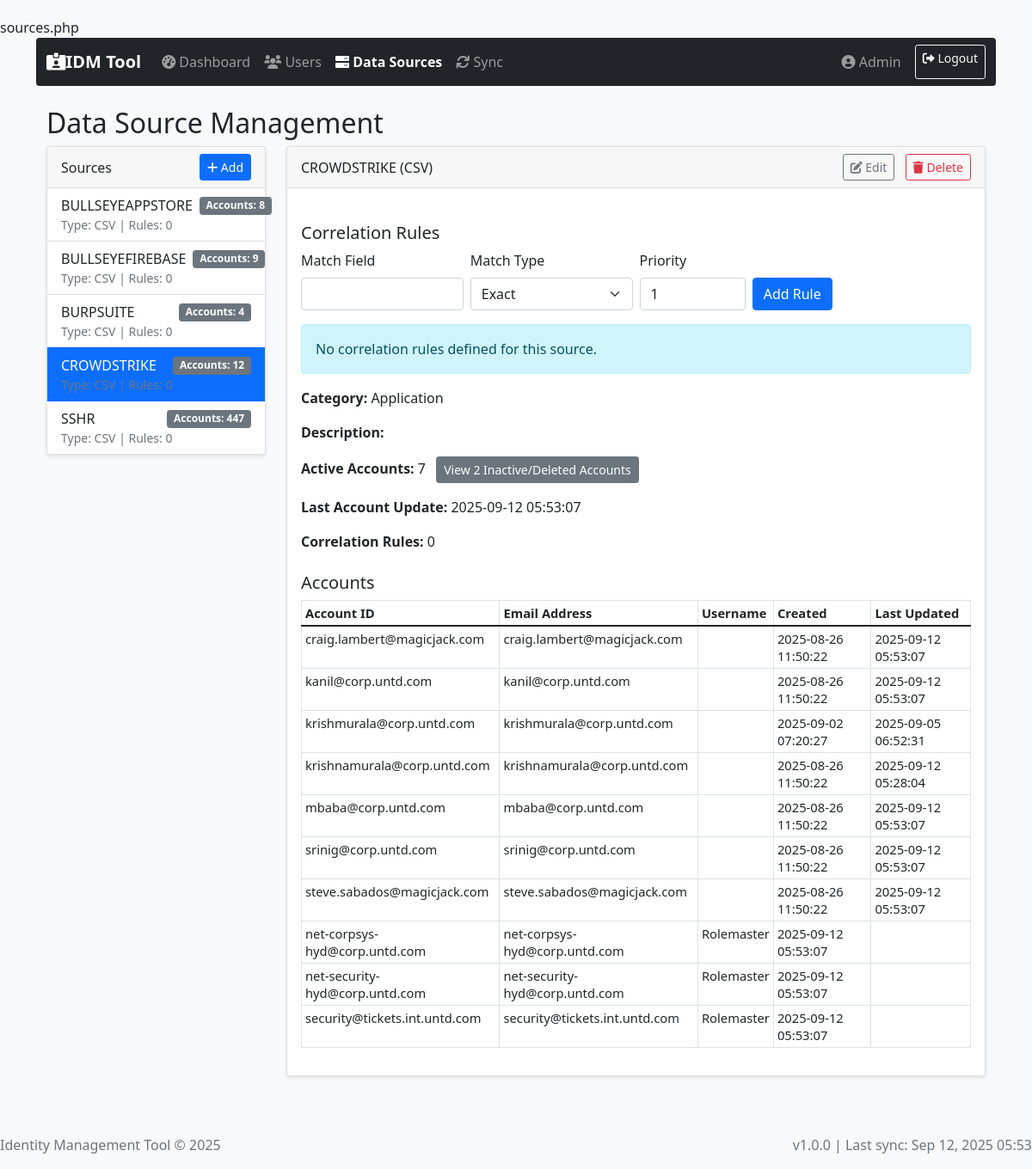
Page /sources.php?source_id=42 on the committed database.
### tables this page shows
CREATE TABLE `account_sources` (
  `id` int(11) NOT NULL AUTO_INCREMENT,
  `name` varchar(100) NOT NULL,
  `type` enum('LDAP','CSV','Database','Unix','XML','API') NOT NULL,
  `description` text DEFAULT NULL,
  `config` longtext DEFAULT NULL CHECK (json_valid(`config`)),
  `last_sync` timestamp NULL DEFAULT NULL,
  `created_at` timestamp NOT NULL DEFAULT current_timestamp(),
  `category` enum('Application','OS','Database') NOT NULL DEFAULT 'Application',
  `is_baseline` tinyint(1) DEFAULT 0,
  PRIMARY KEY (`id`)
);

CREATE TABLE `user_accounts` (
  `id` int(11) NOT NULL AUTO_INCREMENT,
  `user_id` int(11) NOT NULL,
  `source_id` int(11) NOT NULL,
  `account_id` varchar(255) NOT NULL,
  `username` varchar(100) DEFAULT NULL,
  `email` varchar(255) DEFAULT NULL,
  `additional_data` longtext DEFAULT NULL CHECK (json_valid(`additional_data`)),
  `created_at` timestamp NOT NULL DEFAULT current_timestamp(),
  `updated_at` timestamp NOT NULL DEFAULT current_timestamp() ON UPDATE current_timestamp(),
  `matched_by` text DEFAULT NULL,
  `pending_deletion` tinyint(1) DEFAULT 0,
  `status` enum('pending','deleted','active','inactive') NOT NULL DEFAULT 'active',
  PRIMARY KEY (`id`),
  UNIQUE KEY `source_id` (`source_id`,`account_id`),
  KEY `fk_user_accounts_user` (`user_id`),
  CONSTRAINT `fk_user_accounts_user` FOREIGN KEY (`user_id`) REFERENCES `users` (`id`) ON DELETE CASCADE,
  CONSTRAINT `user_accounts_ibfk_1` FOREIGN KEY (`user_id`) REFERENCES `users` (`id`),
  CONSTRAINT `user_accounts_ibfk_2` FOREIGN KEY (`source_id`) REFERENCES `account_sources` (`id`)
);

CREATE TABLE `uncorrelated_accounts` (
  `id` int(11) NOT NULL AUTO_INCREMENT,
  `source_id` int(11) NOT NULL,
  `account_id` varchar(255) DEFAULT NULL,
  `username` varchar(100) DEFAULT NULL,
  `email` varchar(255) DEFAULT NULL,
  `account_data` longtext DEFAULT NULL CHECK (json_valid(`account_data`)),
  `created_at` timestamp NOT NULL DEFAULT current_timestamp(),
  `role_account_id` int(11) DEFAULT NULL,
  PRIMARY KEY (`id`),
  UNIQUE KEY `unique_source_account` (`source_id`,`account_id`),
  KEY `source_id` (`source_id`),
  KEY `role_account_id` (`role_account_id`),
  CONSTRAINT `fk_role_account_id` FOREIGN KEY (`role_account_id`) REFERENCES `role_accounts` (`id`) ON DELETE SET NULL
);

### sources.php (the view, shortened to what this page needs)
<?php
require_once 'config/database.php';
$db = new PDO("mysql:host=$dbHost;dbname=$dbName", $dbUser, $dbPass);
$correlationEngine = new CorrelationEngine($db);
$currentSourceId = $_GET['source_id'] ?? null;
$sources = $db->query("
    SELECT s.*,
        (
            SELECT COUNT(*) FROM user_accounts ua WHERE ua.source_id = s.id
        ) + (
            SELECT COUNT(*) FROM uncorrelated_accounts uca WHERE uca.source_id = s.id AND uca.role_account_id IS NOT NULL
        ) AS account_count,
        MAX(a.updated_at) as last_account_update,
        COUNT(r.id) as rule_count
    FROM account_sources s
    LEFT JOIN user_accounts a ON a.source_id = s.id
    LEFT JOIN correlation_rules r ON r.source_id = s.id
    GROUP BY s.id
    ORDER BY s.name
")->fetchAll(PDO::FETCH_ASSOC);
$rules = [];
if ($currentSourceId) {
    $rules = $correlationEngine->getRulesForSource($currentSourceId);
}
$currentSource = null;
$accounts = [];
$inactiveCount = 0;
if ($currentSourceId) {
    foreach ($sources as $src) {
        if ($src['id'] == $currentSourceId) {
            $currentSource = $src;
            $accountsStmt = $db->prepare("
                SELECT ua.account_id, ua.email, ua.username, ua.created_at, ua.updated_at, ua.status
                FROM user_accounts ua
                JOIN users u ON ua.user_id = u.id
                WHERE ua.source_id = ? AND u.status = 'active'
            ");
            $accountsStmt->execute([$currentSourceId]);
            $accounts = $accountsStmt->fetchAll(PDO::FETCH_ASSOC);
            $inactiveStmt = $db->prepare("
                SELECT COUNT(*) as count
                FROM user_accounts ua
                JOIN users u ON ua.user_id = u.id
                WHERE ua.source_id = ? AND u.status != 'active'
            ");
            $inactiveStmt->execute([$currentSourceId]);
            $inactiveCount = (int)$inactiveStmt->fetch(PDO::FETCH_ASSOC)['count'];
            break;
        }
    }
}
include 'templates/header.php';
?>
<div class="container mt-4">
    <h2>Data Source Management</h2>
    <div class="row">
        <div class="col-md-3">
            <div class="card mb-4">
                <div class="card-header d-flex justify-content-between align-items-center">
                    <span>Sources</span>
                    <button class="btn btn-sm btn-primary" data-bs-toggle="modal" data-bs-target="#addSourceModal">
                        <i class="fas fa-plus"></i> Add
                    </button>
                </div>
                <ul class="list-group list-group-flush">
                    <?php if (!empty($sources)): ?>
                        <?php foreach ($sources as $src): ?>
                            <a href="sources.php?source_id=<?= urlencode($src['id']) ?>" class="list-group-item list-group-item-action<?= ($currentSourceId == $src['id']) ? ' active' : '' ?>">
                                <div class="d-flex justify-content-between align-items-center">
                                    <span><?= htmlspecialchars($src['name']) ?></span>
                                    <span class="badge bg-secondary ms-2">Accounts: <?= $src['account_count'] ?></span>
                                </div>
                                <div class="small text-muted">Type: <?= htmlspecialchars($src['type']) ?> | Rules: <?= $src['rule_count'] ?></div>
                            </a>
                        <?php endforeach; ?>
                    <?php else: ?>
                        <li class="list-group-item text-muted">No sources found.</li>
                    <?php endif; ?>
                </ul>
            </div>
        </div>
        <div class="col-md-9">
            <?php if ($currentSource): ?>
                <div class="card">
                    <div class="card-header d-flex justify-content-between align-items-center">
                        <span><?= htmlspecialchars($currentSource['name']) ?> (<?= htmlspecialchars($currentSource['type']) ?>)</span>
                        <div>
                            <button class="btn btn-sm btn-outline-secondary me-2" data-bs-toggle="modal" data-bs-target="#editSourceModal">
                                <i class="fas fa-edit"></i> Edit
                            </button>
                            <button class="btn btn-sm btn-outline-danger" data-bs-toggle="modal" data-bs-target="#deleteSourceModal">
                                <i class="fas fa-trash"></i> Delete
                            </button>
                        </div>
                    </div>
                    <div class="card-body">
                        <h5 class="mt-4">Correlation Rules</h5>
                        <div class="mb-3">
                            <form method="POST" class="row g-2 align-items-end">
                                <div class="col-md-3">
                                    <label class="form-label">Match Field</label>
                                    <input type="text" name="match_field" class="form-control" required>
                                </div>
                                <div class="col-md-3">
                                    <label class="form-label">Match Type</label>
                                    <select name="match_type" class="form-select" required>
                                        <option value="exact">Exact</option>
                                    </select>
                                </div>
                                <div class="col-md-2">
                                    <label class="form-label">Priority</label>
                                    <input type="number" name="priority" class="form-control" value="1" min="1" required>
                                </div>
                                <div class="col-md-2">
                                    <button type="submit" name="add_rule" class="btn btn-primary">Add Rule</button>
                                </div>
                            </form>
                        </div>
                        <?php if (!empty($rules)): ?>
                        <div class="table-responsive">
                            <table class="table table-bordered table-hover table-sm mt-2" style="font-size: 0.95rem;">
                                <thead>
                                    <tr>
                                        <th>Field</th>
                                        <th>Type</th>
                                        <th>Priority</th>
                                        <th>Actions</th>
                                    </tr>
                                </thead>
                                <tbody>
                                    <?php foreach ($rules as $rule): ?>
                                    <tr>
                                        <td><?= htmlspecialchars($rule['match_field']) ?></td>
                                        <td><?= htmlspecialchars($rule['match_type']) ?></td>
                                        <td><?= htmlspecialchars($rule['priority']) ?></td>
                                        <td>
                                            <form method="POST" style="display:inline;">
                                                <input type="hidden" name="rule_id" value="<?= htmlspecialchars($rule['id']) ?>">
                                                <input type="hidden" name="source_id" value="<?= htmlspecialchars($currentSource['id']) ?>">
                                                <button type="submit" name="delete_rule" class="btn btn-sm btn-danger" onclick="return confirm('Delete this rule?')"><i class="fas fa-trash"></i></button>
                                            </form>
                                        </td>
                                    </tr>
                                    <?php endforeach; ?>
                                </tbody>
                            </table>
                        </div>
                        <?php else: ?>
                            <div class="alert alert-info">No correlation rules defined for this source.</div>
                        <?php endif; ?>
                        <p><strong>Category:</strong> <?= htmlspecialchars($currentSource['category']) ?></p>
                        <p><strong>Description:</strong> <?= nl2br(htmlspecialchars($currentSource['description'] ?? '')) ?></p>
                        <p>
                            <strong>Active Accounts:</strong> <?= count($accounts) ?>
                            <?php if ($inactiveCount > 0): ?>
                            <a href="inactive_users.php?source_id=<?= $currentSource['id'] ?>" class="btn btn-sm btn-secondary ms-2">
                                View <?= $inactiveCount ?> Inactive/Deleted Accounts
                            </a>
                            <?php endif; ?>
                        </p>
                        <p><strong>Last Account Update:</strong> <?= $currentSource['last_account_update'] ?></p>
                        <p><strong>Correlation Rules:</strong> <?= $currentSource['rule_count'] ?></p>
                        <?php
                        $displayColumns = [
                            'account_id' => 'Account ID',
                            'email' => 'Email Address',
                            'username' => 'Username',
                            'created_at' => 'Created',
                            'updated_at' => 'Last Updated',
                        ];
                        $correlatedStmt = $db->prepare("
                            SELECT account_id, email, username, created_at, role_account_id
                            FROM uncorrelated_accounts
                            WHERE source_id = ? AND role_account_id IS NOT NULL
                        ");
                        $correlatedStmt->execute([$currentSource['id']]);
                        $correlatedAccounts = $correlatedStmt->fetchAll(PDO::FETCH_ASSOC);
                        $allAccounts = array_merge($accounts, $correlatedAccounts);
                        if (!empty($allAccounts)) {
                            echo '<h5 class="mt-4">Accounts</h5>';
                            echo '<div class="table-responsive"><table class="table table-bordered table-hover table-sm" style="font-size: 0.92rem;">';
                            echo '<thead><tr>';
                            foreach ($displayColumns as $col => $header) {
                                echo '<th>' . htmlspecialchars($header) . '</th>';
                            }
                            echo '</tr></thead><tbody>';
                            foreach ($allAccounts as $row) {
                                echo '<tr>';
                                foreach ($displayColumns as $col => $header) {
                                    echo '<td>' . htmlspecialchars($row[$col] ?? '') . '</td>';
                                }
                                echo '</tr>';
                            }
                            echo '</tbody></table></div>';
                        } else {
                            echo '<div class="alert alert-info mt-4">No accounts found for this source.</div>';
                        }
                        ?>
                    </div>
                </div>
            <?php endif; ?>
        </div>
    </div>
</div>
<?php include 'templates/footer.php'; ?>

### templates/header.php (style rules this page uses)
body { padding-top: 20px; background-color: #f8f9fa; }
.card { margin-bottom: 20px; box-shadow: 0 2px 4px rgba(0,0,0,.1); }

### rows in the picture
account_sources: name "BULLSEYEAPPSTORE", account_count "8", type "CSV", rule_count "0"
account_sources: name "BULLSEYEFIREBASE", account_count "9", type "CSV", rule_count "0"
account_sources: name "BURPSUITE", account_count "4", type "CSV", rule_count "0"
account_sources: name "CROWDSTRIKE", account_count "12", type "CSV", category "Application"
account_sources: name "SSHR", account_count "447", type "CSV", rule_count "0"
user_accounts: account "craig.lambert@magicjack.com", email "craig.lambert@magicjack.com", created_at "2025-08-26 11:50:22", updated_at "2025-09-12 05:53:07"
user_accounts: account "kanil@corp.untd.com", email "kanil@corp.untd.com", created_at "2025-08-26 11:50:22", updated_at "2025-09-12 05:53:07"
user_accounts: account "krishmurala@corp.untd.com", email "krishmurala@corp.untd.com", created_at "2025-09-02 07:20:27", updated_at "2025-09-05 06:52:31"
user_accounts: account "krishnamurala@corp.untd.com", email "krishnamurala@corp.untd.com", created_at "2025-08-26 11:50:22", updated_at "2025-09-12 05:28:04"
user_accounts: account "mbaba@corp.untd.com", email "mbaba@corp.untd.com", created_at "2025-08-26 11:50:22", updated_at "2025-09-12 05:53:07"
user_accounts: account "srinig@corp.untd.com", email "srinig@corp.untd.com", created_at "2025-08-26 11:50:22", updated_at "2025-09-12 05:53:07"
user_accounts: account "steve.sabados@magicjack.com", email "steve.sabados@magicjack.com", created_at "2025-08-26 11:50:22", updated_at "2025-09-12 05:53:07"
uncorrelated_accounts: account "net-corpsys-hyd@corp.untd.com", email "net-corpsys-hyd@corp.untd.com", col "Rolemaster", created_at "2025-09-12 05:53:07"
uncorrelated_accounts: account "net-security-hyd@corp.untd.com", email "net-security-hyd@corp.untd.com", col "Rolemaster", created_at "2025-09-12 05:53:07"
uncorrelated_accounts: account "security@tickets.int.untd.com", email "security@tickets.int.untd.com", col "Rolemaster", created_at "2025-09-12 05:53:07"

### other values in the picture
count($accounts) "7"
$inactiveCount "2"
$currentSource['last_account_update'] "2025-09-12 05:53:07"
$currentSource['rule_count'] "0"
$header "Account ID"
$header "Email Address"
$header "Username"
$header "Created"
$header "Last Updated"
date('M j, Y H:i', strtotime($lastSync['last_sync'])) "Sep 12, 2025 05:53"
